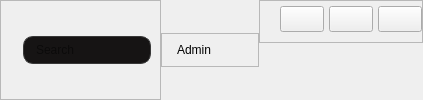
        <widget class="QWidget" name="header" native="true">
         <layout class="QHBoxLayout" name="horizontalLayout_4">
          <property name="spacing">
           <number>0</number>
          </property>
          <property name="leftMargin">
           <number>0</number>
          </property>
          <property name="topMargin">
           <number>0</number>
          </property>
          <property name="rightMargin">
           <number>0</number>
          </property>
          <property name="bottomMargin">
           <number>0</number>
          </property>
          <item>
           <widget class="QFrame" name="serachNav">
            <property name="frameShape">
             <enum>QFrame::StyledPanel</enum>
            </property>
            <property name="frameShadow">
             <enum>QFrame::Raised</enum>
            </property>
            <layout class="QHBoxLayout" name="horizontalLayout_6">
             <item>
              <widget class="QLabel" name="searchIcon">
               <property name="text">
                <string/>
               </property>
               <property name="pixmap">
                <pixmap resource="resources.qrc">:/feather/search.svg</pixmap>
               </property>
              </widget>
             </item>
             <item>
              <widget class="QLineEdit" name="SearchTextBox">
               <property name="contextMenuPolicy">
                <enum>Qt::DefaultContextMenu</enum>
               </property>
               <property name="autoFillBackground">
                <bool>false</bool>
               </property>
               <property name="styleSheet">
                <string notr="true">background-color: rgb(22, 20, 20);
border-radius: 10px;
padding:5px 10px;
border: 1px solid #383838;</string>
               </property>
               <property name="placeholderText">
                <string>Search</string>
               </property>
              </widget>
             </item>
            </layout>
           </widget>
          </item>
          <item alignment="Qt::AlignHCenter|Qt::AlignVCenter">
           <widget class="QFrame" name="profile">
            <property name="sizePolicy">
             <sizepolicy hsizetype="Preferred" vsizetype="Preferred">
              <horstretch>0</horstretch>
              <verstretch>0</verstretch>
             </sizepolicy>
            </property>
            <property name="frameShape">
             <enum>QFrame::StyledPanel</enum>
            </property>
            <property name="frameShadow">
             <enum>QFrame::Raised</enum>
            </property>
            <layout class="QHBoxLayout" name="horizontalLayout_5">
             <property name="leftMargin">
              <number>15</number>
             </property>
             <item>
              <widget class="QLabel" name="nameInBar">
               <property name="sizePolicy">
                <sizepolicy hsizetype="Maximum" vsizetype="Preferred">
                 <horstretch>0</horstretch>
                 <verstretch>0</verstretch>
                </sizepolicy>
               </property>
               <property name="text">
                <string>Admin</string>
               </property>
               <property name="margin">
                <number>0</number>
               </property>
              </widget>
             </item>
             <item>
              <widget class="QPushButton" name="userBtn">
               <property name="sizePolicy">
                <sizepolicy hsizetype="Maximum" vsizetype="Preferred">
                 <horstretch>0</horstretch>
                 <verstretch>0</verstretch>
                </sizepolicy>
               </property>
               <property name="maximumSize">
                <size>
                 <width>60</width>
                 <height>60</height>
                </size>
               </property>
               <property name="cursor">
                <cursorShape>PointingHandCursor</cursorShape>
               </property>
               <property name="styleSheet">
                <string notr="true">border-radius :22px;</string>
               </property>
               <property name="text">
                <string/>
               </property>
               <property name="icon">
                <iconset resource="resources.qrc">
                 <normaloff>:/feather/user.svg</normaloff>:/feather/user.svg</iconset>
               </property>
               <property name="flat">
                <bool>false</bool>
               </property>
              </widget>
             </item>
            </layout>
           </widget>
          </item>
          <item alignment="Qt::AlignTop">
           <widget class="QFrame" name="navigators">
            <property name="sizePolicy">
             <sizepolicy hsizetype="Maximum" vsizetype="Maximum">
              <horstretch>0</horstretch>
              <verstretch>0</verstretch>
             </sizepolicy>
            </property>
            <property name="styleSheet">
             <string notr="true">QPushButton{
	icon-size:15px;
	padding:0;
	margin:0;
	padding:5px 5px;
}
#exit:hover{
	background-color: red;
}
</string>
            </property>
            <property name="frameShape">
             <enum>QFrame::StyledPanel</enum>
            </property>
            <property name="frameShadow">
             <enum>QFrame::Raised</enum>
            </property>
            <layout class="QHBoxLayout" name="horizontalLayout_3">
             <property name="spacing">
              <number>5</number>
             </property>
             <property name="leftMargin">
              <number>20</number>
             </property>
             <property name="topMargin">
              <number>5</number>
             </property>
             <property name="rightMargin">
              <number>0</number>
             </property>
             <property name="bottomMargin">
              <number>10</number>
             </property>
             <item alignment="Qt::AlignRight">
              <widget class="QPushButton" name="minimize">
               <property name="sizePolicy">
                <sizepolicy hsizetype="Maximum" vsizetype="Maximum">
                 <horstretch>0</horstretch>
                 <verstretch>0</verstretch>
                </sizepolicy>
               </property>
               <property name="text">
                <string/>
               </property>
               <property name="icon">
                <iconset resource="resources.qrc">
                 <normaloff>:/feather/minus.svg</normaloff>:/feather/minus.svg</iconset>
               </property>
              </widget>
             </item>
             <item>
              <widget class="QPushButton" name="extend">
               <property name="sizePolicy">
                <sizepolicy hsizetype="Maximum" vsizetype="Maximum">
                 <horstretch>0</horstretch>
                 <verstretch>0</verstretch>
                </sizepolicy>
               </property>
               <property name="text">
                <string/>
               </property>
               <property name="icon">
                <iconset resource="resources.qrc">
                 <normaloff>:/feather/square.svg</normaloff>:/feather/square.svg</iconset>
               </property>
              </widget>
             </item>
             <item>
              <widget class="QPushButton" name="exit">
               <property name="sizePolicy">
                <sizepolicy hsizetype="Maximum" vsizetype="Maximum">
                 <horstretch>0</horstretch>
                 <verstretch>0</verstretch>
                </sizepolicy>
               </property>
               <property name="styleSheet">
                <string notr="true">#exit{
padding:5px 5px;
}
#exit:hover{
	background-color: red;
}
</string>
               </property>
               <property name="text">
                <string/>
               </property>
               <property name="icon">
                <iconset resource="resources.qrc">
                 <normaloff>:/feather/x.svg</normaloff>:/feather/x.svg</iconset>
               </property>
              </widget>
             </item>
            </layout>
           </widget>
          </item>
         </layout>
        </widget>
